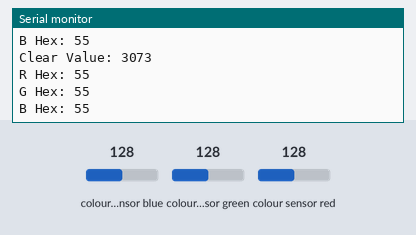
Bench run of a sketch on a simulated Arduino Uno, built with avr-gcc and run on an emulated ATmega328P. On the bench: the last lines printed to the serial monitor. The test bench sets the inputs (shaded band); at power-on: colour sensor blue 128, colour sensor green 128, colour sensor red 128.

Above: at 2.1 s.
2.2 s: colour sensor blue set to 5
At 3.4 s:
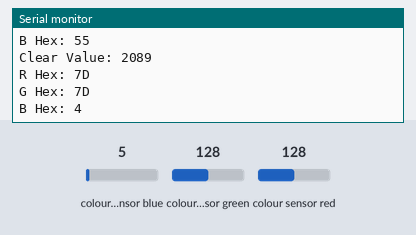
3.9 s: colour sensor green set to 5
At 5.7 s:
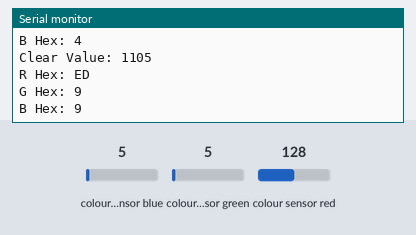
7.4 s: colour sensor red set to 64
At 9.0 s:
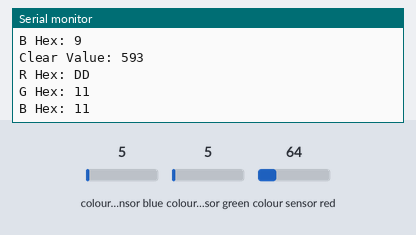
10.8 s: colour sensor blue set to 64
At 12.4 s:
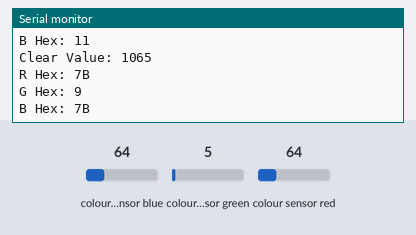
13.2 s: colour sensor green set to 128
At 14.9 s:
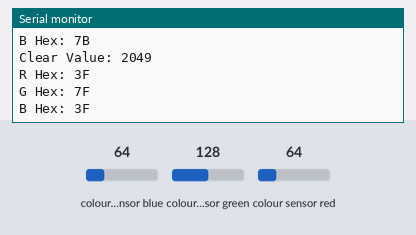
15.4 s: colour sensor red set to 5
At 17.2 s:
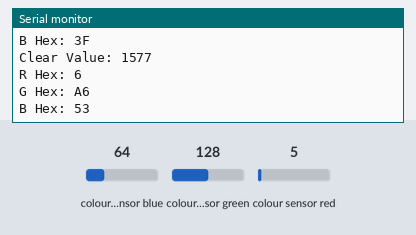
Timing chart, 0 to 18.7 s (numbered marks = the images above; inputs shaded):
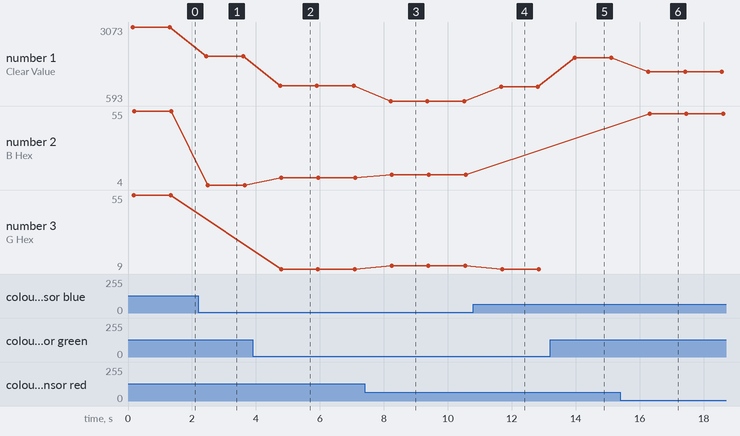

Measured:
- after the input at 2.2 s, the serial monitor: prints a new line after 0.25 s (image 1)
- after the input at 3.9 s, the serial monitor: prints a new line after 0.86 s (image 2)
- after the input at 7.4 s, the serial monitor: prints a new line after 0.81 s (image 3)
- after the input at 10.8 s, the serial monitor: prints a new line after 0.86 s (image 4)
- after the input at 13.2 s, the serial monitor: prints a new line after 0.77 s (image 5)
- after the input at 15.4 s, the serial monitor: prints a new line after 0.87 s (image 6)
- plotted number 1: 3073 → 2089 after the input at 2.2 s, 2089 → 1105 after the input at 3.9 s, 1105 → 593 after the input at 7.4 s, 593 → 1065 after the input at 10.8 s, 1065 → 2049 after the input at 13.2 s
- plotted number 2: 55 → 4 after the input at 2.2 s, 4 → 9 after the input at 3.9 s, 9 → 11 after the input at 7.4 s, 11 → 53 after the input at 15.4 s

The sketch:

sketch_i2c_sensoren.ino
```cpp
#include <Wire.h>
#include <Adafruit_TCS34725.h>

uint16_t clea, red, green, blue;

Adafruit_TCS34725 rgbLS;

void setup()
{
  Wire.begin();

  rgbLS.begin();

  Serial.begin(9600);


}

void loop()
{

  rgbLS.setInterrupt(false);
  delay(100);
  rgbLS.getRawData(&red, &green, &blue,&clea);
  rgbLS.setInterrupt(true);

  uint32_t sum = clea;
  float r, g, b;

  r = red;   r /= sum;
  g = green; g /= sum;
  b = blue; b /= sum;

  r *= 256; g *= 256; b *= 256;

  Serial.print("Clear Value: "); Serial.println(clea);
  Serial.print("R Hex: "); Serial.println((int) r, HEX);
  Serial.print("G Hex: "); Serial.println((int) g, HEX);
  Serial.print("B Hex: "); Serial.println((int) b, HEX);


  delay(1000);
}
```
